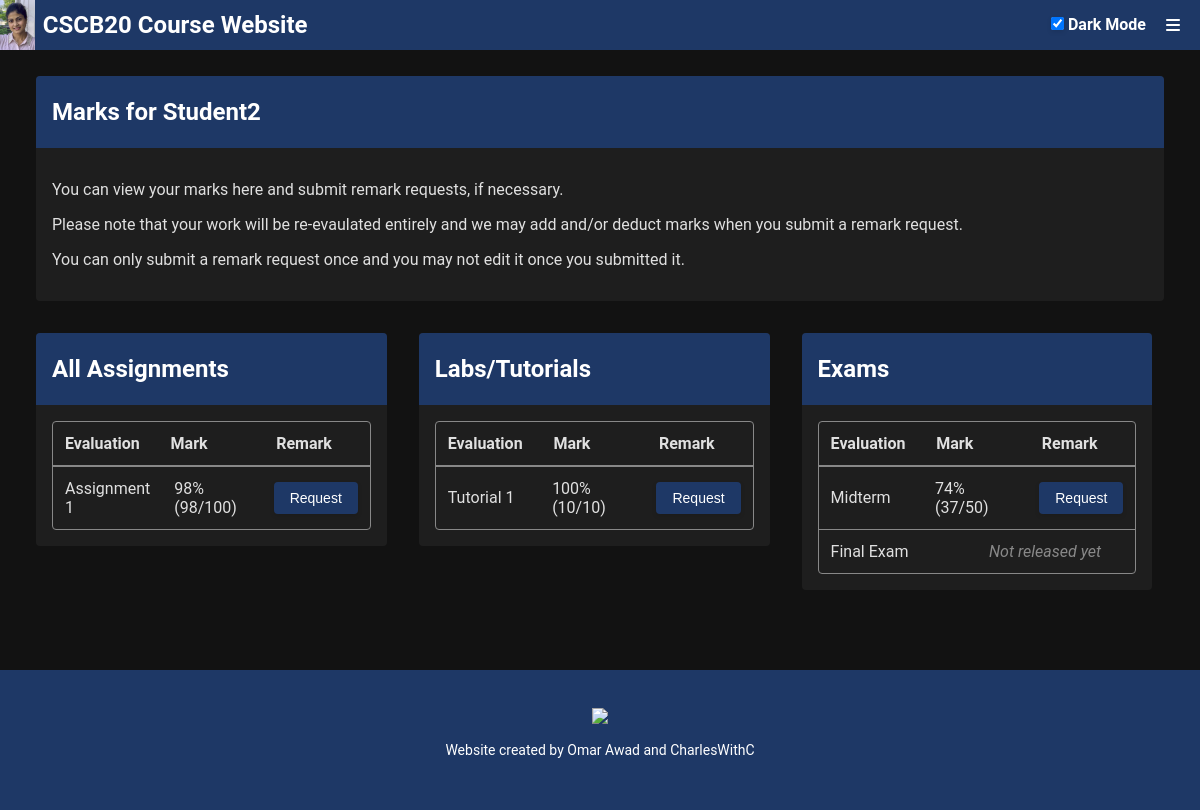
Screenshot of /grades (signed in) with the database file from the repository.
### src/app.py (models this page shows, shortened)
class Mark(db.Model):
    __tablename__ = 'marks'
    markId = db.Column(db.Integer, primary_key=True)
    userId = db.Column(db.Integer, db.ForeignKey('users.userId', ondelete='CASCADE'), nullable=False)
    markGroupId = db.Column(db.Integer, db.ForeignKey('markGroups.groupId', ondelete='CASCADE'), nullable=False)
    grade = db.Column(db.Integer, nullable=False)
    updatedAt = db.Column(db.Integer, nullable=False)
    remark_requests = db.relationship('RemarkRequest', backref='mark', lazy=True)

class MarkGroup(db.Model):
    __tablename__ = 'markGroups'
    groupId = db.Column(db.Integer, primary_key=True)
    title = db.Column(db.String(255), nullable=False)
    maxGrade = db.Column(db.Integer, nullable=False)
    createdAt = db.Column(db.Integer, nullable=False)
    releasedAt = db.Column(db.Integer, nullable=False)
    marks = db.relationship('Mark', backref='mark_group', lazy=True)
    remark_requests = db.relationship('RemarkRequest', backref='mark_group', lazy=True)

### src/app.py (the view, shortened to what this page needs)
@app.route('/grades')
def grades():
    if 'userId' not in session:
        return redirect(url_for('login', message="Please login to access the grades."))
    current_user_id = session.get('userId')
    current_time = int(time.time())
    if session.get('userInfo', {}).get('accountType') == 'stu':
        student_marks = db.session.query(Mark, MarkGroup, RemarkRequest)\
                            .join(MarkGroup, Mark.markGroupId == MarkGroup.groupId)\
                            .outerjoin(RemarkRequest, Mark.markId == RemarkRequest.markId)\
                            .filter(Mark.userId == current_user_id)\
                            .all()
        return render_template('grades_student.html', student_marks = student_marks, current_time = current_time)

### src/templates/grades_student.html (shortened to what this page needs)
{% extends 'base.html' %}
{% from 'components/grades_table_row_student.html' import grades_table_row_student %}
{% from 'components/modal_regrade_request.html' import modal_regrade_request %}
{% block content %}
<div class="main-container">
    <div class="flex-container">
        <div class="no-flex">
            <div class="container">
                <div class="container-header">
                    <h2>Marks for {{ session['userInfo']['displayName'] }}</h2>
                </div>
                <div class="container-content">
                    <p>You can view your marks here and submit remark requests, if necessary.</p>
                    <p>Please note that your work will be re-evaulated entirely and we may add and/or deduct marks when you submit a remark request.</p>
                    <p>You can only submit a remark request once and you may not edit it once you submitted it.</p>
                </div>
            </div>
        </div>
    </div>
    <div class="contain-33 flex-container">
        <div class="flex-33">
            <div class="container">
                <div class="container-header">
                    <h2>All Assignments</h2>
                </div>
                <div class="container-content">
                    <div class="grades-table">
                        <div class="table-header">
                            <div class="header-cell">Evaluation</div>
                            <div class="header-cell">Mark</div>
                            <div class="header-cell">Remark</div>
                        </div>
                        {% for mark in student_marks %}
                            {% if ("assignment" in mark[1].title.lower()) %}
                                {{ grades_table_row_student(mark, current_time) }}
                            {% endif %}
                        {% endfor %}
                    </div>
                </div>
            </div>
        </div>
        <div class="flex-33">
            <div class="container">
                <div class="container-header">
                    <h2>Labs/Tutorials</h2>
                </div>
                <div class="container-content">
                    <div class="grades-table">
                        <div class="table-header">
                            <div class="header-cell">Evaluation</div>
                            <div class="header-cell">Mark</div>
                            <div class="header-cell">Remark</div>
                        </div>
                        {% for mark in student_marks %}
                            {% if ("lab" in mark[1].title.lower() or "tutorial" in mark[1].title.lower()) %}
                                {{ grades_table_row_student(mark, current_time) }}
                            {% endif %}
                        {% endfor %}
                    </div>
                </div>
            </div>
        </div>
        <div class="flex-33">
            <div class="container">
                <div class="container-header">
                    <h2>Exams</h2>
                </div>
                <div class="container-content">
                    <div class="grades-table">
                        <div class="table-header">
                            <div class="header-cell">Evaluation</div>
                            <div class="header-cell">Mark</div>
                            <div class="header-cell">Remark</div>
                        </div>
                        {% for mark in student_marks %}
                            {% if ("exam" in mark[1].title.lower() or "midterm" in mark[1].title.lower() or "final" in mark[1].title.lower()) %}
                                {{ grades_table_row_student(mark, current_time) }}
                            {% endif %}
                        {% endfor %}
                    </div>
                </div>
            </div>
        </div>
    </div>
</div>
{% endblock %}

### src/templates/components/grades_table_row_student.html
{% macro grades_table_row_student(mark, current_time) %}
<div class="table-row">
    <div class="table-cell">{{ mark[1].title }}</div>
    {% if mark[1].releasedAt <= current_time %}
        <div class="table-cell">{{ 100 * mark[0].grade // mark[1].maxGrade }}% ({{ mark[0].grade }}/{{ mark[1].maxGrade }})</div>
    {% endif %}
    <div class="table-cell">
        {% if not mark[2] and mark[1].releasedAt <= current_time %}
        <button class="regrade-button" data-mark-id="{{ mark[0].markId }}" data-mark-group-title="{{ mark[1].title }}">Request</button>
        {% elif mark[2] and mark[2].status == 'Pending' %}
        <span class="muted">Requested (Pending)</span>
        {% elif mark[2] and mark[2].status == 'Approved' %}
        <span class="success-message">Approved</span>
        {% elif mark[2] and mark[2].status == 'Rejected' %}
        <span class="error-message">Rejected</span>
        {% else %}
        <span class="muted">Not released yet</span>
        {% endif %}
    </div>
</div>
{% endmacro %}

### src/static/css/styles.css (style rules this page uses)
:root { --body-background: #ECF0F3; --body-color: #0d0d0d; --container-background: white; --dropdown-hover-color: #0d0d0d; --dropdown-hover-background: #f0f0f0; }
[data-theme="dark"] { --body-background: #121212; --body-color: #e0e0e0; --container-background: #1e1e1e; --dropdown-hover-color: #e0e0e0; --dropdown-hover-background: #333; }
body { font-family: 'Roboto', sans-serif; padding: 0; margin: 0; background-color: var(--body-background); color: var(--body-color); }
.main-container { margin-top: 50px; padding: 10px 20px; color: #fae3e3; min-height: calc(100vh - 200px); }
.flex-container { display: flex; }
.no-flex { width: 100%; }
.flex-33 { width: 33%; }
.container { margin: 16px; border-radius: 4px; animation: floatUp 0.8s ease-out forwards; opacity: 0; overflow: auto; background-color: var(--container-background); color: var(--body-color); }
.container-header { background-color: #1E3866; color: white; padding: 2px 16px; }
.container-content { padding: 16px; }
button { border-radius: 4px; padding: 8px 16px; font-size: 14px; border: none; box-shadow: 0 2px 5px rgba(0, 0, 0, 0.1); background-color: #1E3866; color: white; cursor: pointer; }
.grades-table { display: flex; flex-direction: column; border: 1px solid #888; border-radius: 4px; overflow: scroll; }
.table-header { display: flex; font-weight: bold; border-bottom: 2px solid #888; }
.table-row { display: flex; border-bottom: 1px solid #888; }
.table-row:last-child { border-bottom: none; }
.header-cell, .table-cell { flex: 1; padding: 12px; display: flex; align-items: center; }
.muted { color: #888; font-style: italic; }

### rows the page displays
Mark: title "Assignment 1", 100*mark[0].grade//mark[1].maxGrade "98", grade "98", maxGrade "100"
Mark: title "Tutorial 1", 100*mark[0].grade//mark[1].maxGrade "100", grade "10", maxGrade "10"
Mark: title "Midterm", 100*mark[0].grade//mark[1].maxGrade "74", grade "37", maxGrade "50"
Mark: title "Final Exam", shows "Not released yet"

### other values shown
{{ session['userInfo']['displayName'] }} "Student2"
